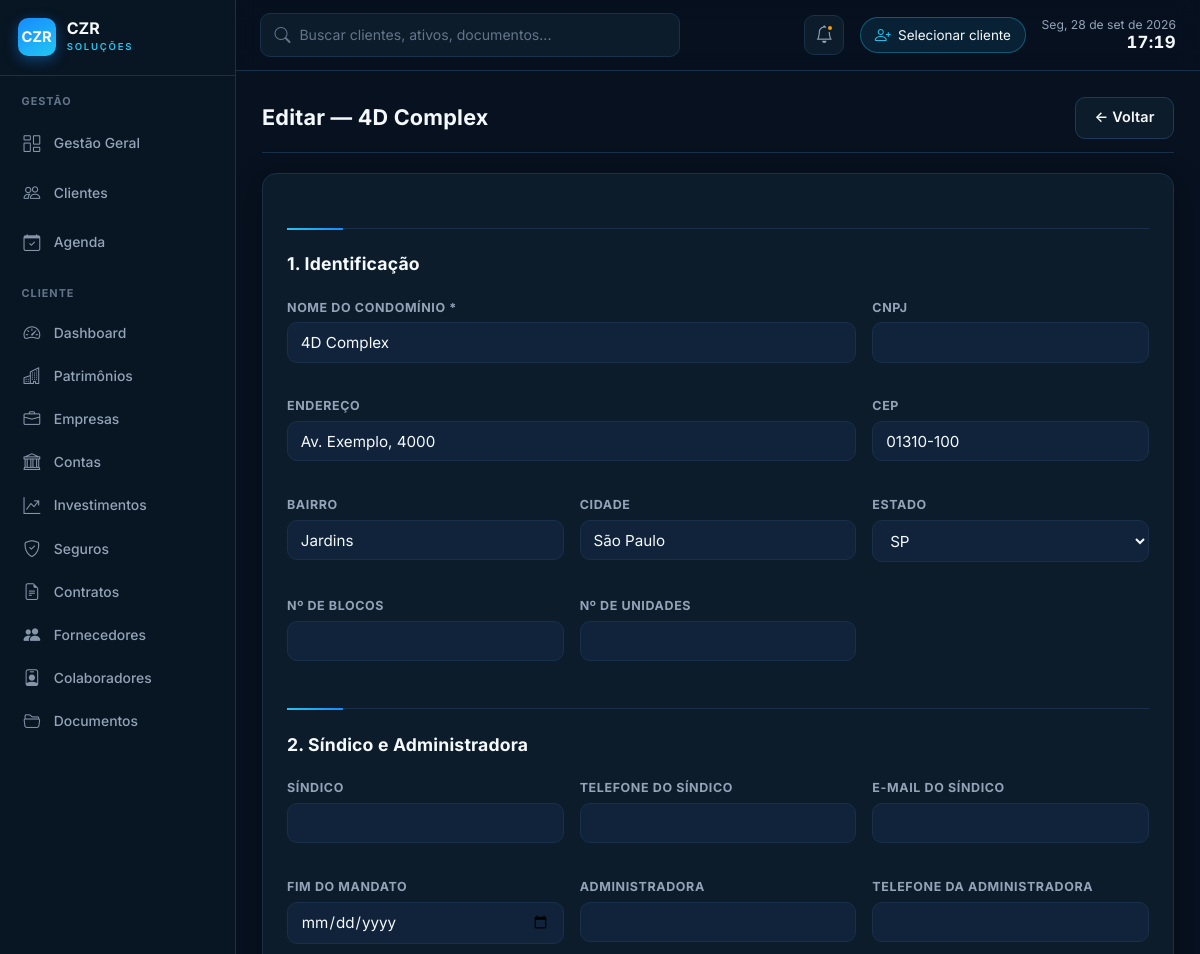
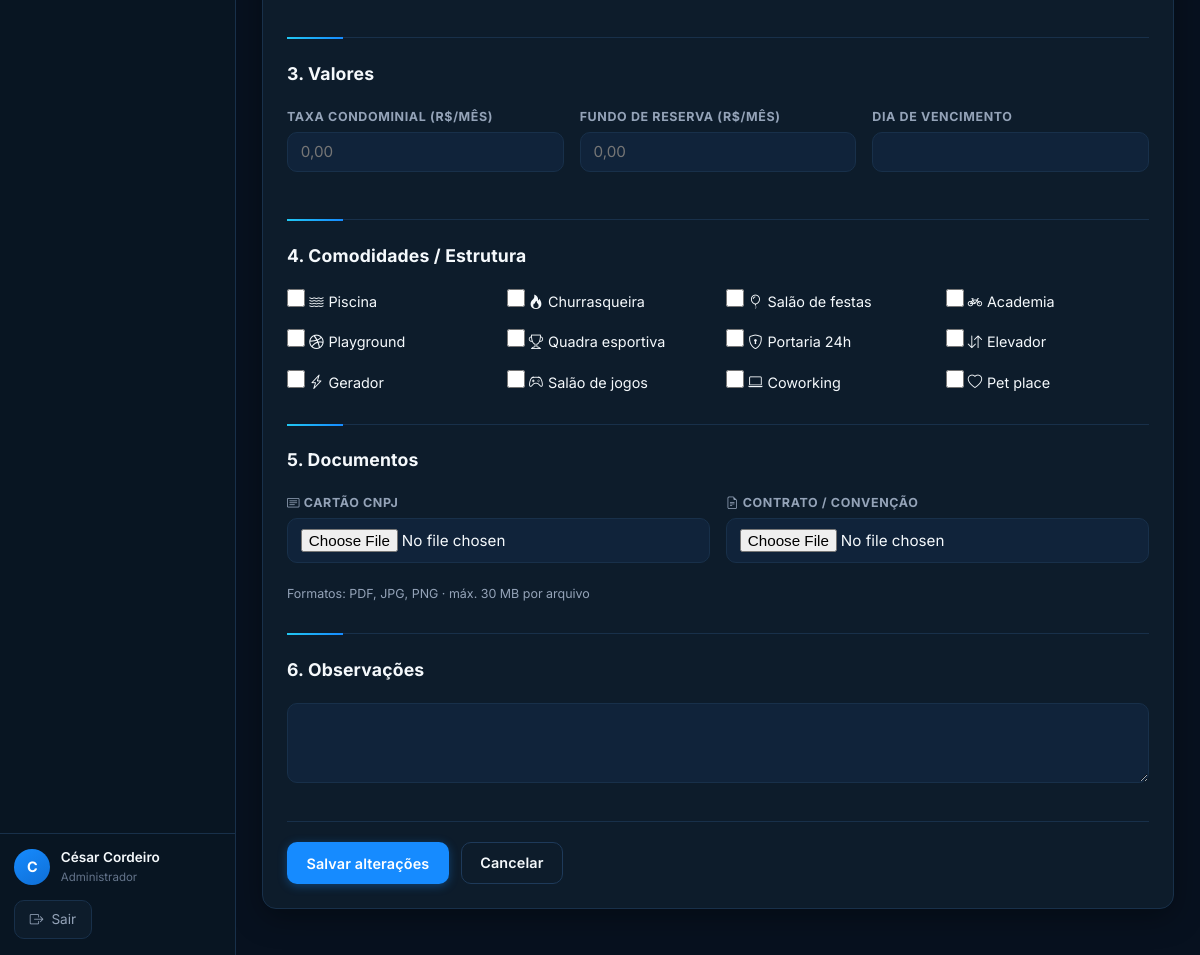
The page /condominios/editar?id=1&imovel_id=1 (signed in) on the database its author committed (2 pictures, top to bottom).
### tables this page shows
CREATE TABLE IF NOT EXISTS condominios (
  id              INT AUTO_INCREMENT PRIMARY KEY,
  nome            VARCHAR(200) NOT NULL,
  cnpj            VARCHAR(20)  NULL,
  endereco        VARCHAR(300) NULL,
  cep             VARCHAR(10)  NULL,
  bairro          VARCHAR(100) NULL,
  cidade          VARCHAR(100) NULL,
  estado          CHAR(2)      NULL,
  numero_blocos   INT          NULL,
  numero_unidades INT          NULL,
   
  sindico_nome            VARCHAR(150) NULL,
  sindico_telefone        VARCHAR(30)  NULL,
  sindico_email           VARCHAR(150) NULL,
  mandato_fim             DATE         NULL,
  administradora          VARCHAR(150) NULL,
  administradora_telefone VARCHAR(30)  NULL,
   
  valor_taxa          DECIMAL(10,2) NULL,
  valor_fundo_reserva DECIMAL(10,2) NULL,
  dia_vencimento      INT           NULL,
   
  tem_piscina       TINYINT(1) NOT NULL DEFAULT 0,
  tem_churrasqueira TINYINT(1) NOT NULL DEFAULT 0,
  tem_salao_festas  TINYINT(1) NOT NULL DEFAULT 0,
  tem_academia      TINYINT(1) NOT NULL DEFAULT 0,
  tem_playground    TINYINT(1) NOT NULL DEFAULT 0,
  tem_quadra        TINYINT(1) NOT NULL DEFAULT 0,
  tem_portaria_24h  TINYINT(1) NOT NULL DEFAULT 0,
  tem_elevador      TINYINT(1) NOT NULL DEFAULT 0,
  tem_gerador       TINYINT(1) NOT NULL DEFAULT 0,
  tem_salao_jogos   TINYINT(1) NOT NULL DEFAULT 0,
  tem_coworking     TINYINT(1) NOT NULL DEFAULT 0,
  tem_pet           TINYINT(1) NOT NULL DEFAULT 0,
  observacoes       TEXT NULL,
  criado_em         DATETIME NOT NULL DEFAULT CURRENT_TIMESTAMP
);

### app/Core/View.php (called while the page is built, shortened)
<?php
class View
{
    public static function render(string $view, array $data = []): void
    {
        $file = APP_PATH . '/Views/' . $view . '.php';
        extract($data, EXTR_SKIP);
        require $file;
    }
}

### app/Core/Controller.php (called while the page is built, shortened)
<?php
abstract class Controller
{
    protected function view(string $view, array $data = []): void
    {
        View::render($view, $data);
    }
}

### app/Controllers/CondominiosController.php (called while the page is built, shortened)
<?php
class CondominiosController extends Controller
{
    public function editar(): void
    {
        $id = (int) ($_GET['id'] ?? 0);
        $imovel_id = (int) ($_GET['imovel_id'] ?? $_POST['imovel_id'] ?? 0);
        $co = Condominio::buscar($id);
        $d = $_SERVER['REQUEST_METHOD'] === 'POST' ? $_POST : $co;
        $this->view('condominios/editar', compact('co', 'id', 'imovel_id', 'erro', 'd', 'docs'));
    }
}

### app/Core/Router.php (called while the page is built, shortened)
<?php
class Router
{
    private array $routes = ['GET' => [], 'POST' => []];
    public function get(string $path, array $handler): void
    {
        $this->routes['GET'][trim($path, '/')] = $handler;
    }
    public function post(string $path, array $handler): void
    {
        $this->routes['POST'][trim($path, '/')] = $handler;
    }
    public function dispatch(string $url, string $method): void
    {
        $url    = trim($url, '/');
        $method = strtoupper($method) === 'POST' ? 'POST' : 'GET';
        $handler = $this->routes[$method][$url] ?? null;
        [$class, $action] = $handler;
        (new $class())->$action();
    }
}

### index.php (called while the page is built, shortened)
<?php
require_once __DIR__ . '/app/bootstrap.php';
$router = new Router();
$router->dispatch($_GET['url'] ?? '', $_SERVER['REQUEST_METHOD']);

### app/bootstrap.php (called while the page is built, shortened)
<?php
spl_autoload_register(function (string $class): void {
    foreach (['Core', 'Controllers', 'Models'] as $dir) {
        $file = APP_PATH . '/' . $dir . '/' . $class . '.php';
        if (is_file($file)) {
            return;
        }
    }
});

### includes/db.php (called while the page is built, shortened)
<?php
function db(): PDO
{
    static $pdo = null;
    if ($pdo === null) {
        $host    = Env::get('DB_HOST', '127.0.0.1');
        $name    = Env::get('DB_NAME', 'gestao_patrimonial');
        $user    = Env::get('DB_USER', 'root');
        $pass    = Env::get('DB_PASS', '');
        $charset = Env::get('DB_CHARSET', 'utf8mb4');
        $dsn = "mysql:host={$host};dbname={$name};charset={$charset}";
        $pdo = new PDO($dsn, $user, $pass, [
            PDO::ATTR_ERRMODE            => PDO::ERRMODE_EXCEPTION,
            PDO::ATTR_DEFAULT_FETCH_MODE => PDO::FETCH_ASSOC,
            PDO::ATTR_EMULATE_PREPARES   => false,
        ]);
    }
    return $pdo;
}

### app/Models/Condominio.php (called while the page is built, shortened)
<?php
class Condominio
{
    public static function buscar(int $id): ?array
    {
        $s = db()->prepare('SELECT * FROM condominios WHERE id = ?');
        $s->execute([$id]);
        return $s->fetch() ?: null;
    }
}

### includes/functions.php (called while the page is built, shortened)
<?php
function base_url(string $path = ''): string {
    $base = defined('BASE_URL') ? BASE_URL : '/cezar/';
    return $base . ltrim($path, '/');
}
function h(string $str): string {
    return htmlspecialchars($str, ENT_QUOTES, 'UTF-8');
}

### app/Views/condominios/_campos.php (the view)
<?php
$estados = ['AC','AL','AP','AM','BA','CE','DF','ES','GO','MA','MT','MS','MG','PA','PB','PR','PE','PI','RJ','RN','RS','RO','RR','SC','SP','SE','TO'];
?>
<div class="form-secao"><div class="form-secao-titulo">1. Identificação</div></div>
<div class="form-grid form-grid-3">
  <div class="form-grupo" style="grid-column:span 2"><label>Nome do condomínio *</label><input type="text" name="nome" required value="<?= $val('nome') ?>"></div>
  <div class="form-grupo"><label>CNPJ</label><input type="text" name="cnpj" value="<?= $val('cnpj') ?>"></div>
  <div class="form-grupo" style="grid-column:span 2"><label>Endereço</label><input type="text" name="endereco" value="<?= $val('endereco') ?>"></div>
  <div class="form-grupo"><label>CEP</label><input type="text" name="cep" maxlength="9" value="<?= $val('cep') ?>"></div>
  <div class="form-grupo"><label>Bairro</label><input type="text" name="bairro" value="<?= $val('bairro') ?>"></div>
  <div class="form-grupo"><label>Cidade</label><input type="text" name="cidade" value="<?= $val('cidade') ?>"></div>
  <div class="form-grupo"><label>Estado</label><select name="estado"><option value="">—</option>
    <?php foreach ($estados as $uf): ?><option value="<?= $uf ?>" <?= (($d['estado']??'')===$uf)?'selected':'' ?>><?= $uf ?></option><?php endforeach; ?>
  </select></div>
  <div class="form-grupo"><label>Nº de blocos</label><input type="number" name="numero_blocos" min="0" value="<?= $val('numero_blocos') ?>"></div>
  <div class="form-grupo"><label>Nº de unidades</label><input type="number" name="numero_unidades" min="0" value="<?= $val('numero_unidades') ?>"></div>
</div>
<div class="form-secao"><div class="form-secao-titulo">2. Síndico e Administradora</div></div>
<div class="form-grid form-grid-3">
  <div class="form-grupo"><label>Síndico</label><input type="text" name="sindico_nome" value="<?= $val('sindico_nome') ?>"></div>
  <div class="form-grupo"><label>Telefone do síndico</label><input type="text" name="sindico_telefone" value="<?= $val('sindico_telefone') ?>"></div>
  <div class="form-grupo"><label>E-mail do síndico</label><input type="email" name="sindico_email" value="<?= $val('sindico_email') ?>"></div>
  <div class="form-grupo"><label>Fim do mandato</label><input type="date" name="mandato_fim" value="<?= $val('mandato_fim') ?>"></div>
  <div class="form-grupo"><label>Administradora</label><input type="text" name="administradora" value="<?= $val('administradora') ?>"></div>
  <div class="form-grupo"><label>Telefone da administradora</label><input type="text" name="administradora_telefone" value="<?= $val('administradora_telefone') ?>"></div>
</div>
<div class="form-secao"><div class="form-secao-titulo">3. Valores</div></div>
<div class="form-grid form-grid-3">
  <div class="form-grupo"><label>Taxa condominial (R$/mês)</label><input type="text" name="valor_taxa" placeholder="0,00" value="<?= $money('valor_taxa') ?>"></div>
  <div class="form-grupo"><label>Fundo de reserva (R$/mês)</label><input type="text" name="valor_fundo_reserva" placeholder="0,00" value="<?= $money('valor_fundo_reserva') ?>"></div>
  <div class="form-grupo"><label>Dia de vencimento</label><input type="number" name="dia_vencimento" min="1" max="31" value="<?= $val('dia_vencimento') ?>"></div>
</div>
<div class="form-secao"><div class="form-secao-titulo">4. Comodidades / Estrutura</div></div>
<div class="form-grid form-grid-4">
  <?php foreach (condominio_comodidades() as $col => [$lbl, $ic]): ?>
  <label class="form-grupo" style="flex-direction:row;align-items:center;gap:.5rem;cursor:pointer;margin:0">
    <input type="checkbox" name="<?= $col ?>" value="1" style="width:18px;height:18px;accent-color:#1a7a45" <?= !empty($d[$col])?'checked':'' ?>>
    <span style="font-size:.9rem"><i class="bi <?= $ic ?>" style="margin-right:.3rem;color:var(--cor-primaria)"></i><?= $lbl ?></span>
  </label>
  <?php endforeach; ?>
</div>

### app/Views/condominios/editar.php (shortened to what this page needs)
<?php
require APP_ROOT . '/includes/header.php';
$val   = fn($k) => h($d[$k] ?? '');
$money = fn($k) => $d[$k] ? number_format((float)$d[$k], 2, ',', '.') : '';
?>
<div class="container" style="max-width:960px">
  <div class="card-header" style="margin-bottom:1.25rem">
    <h2 class="card-titulo">Editar — <?= h($co['nome']) ?></h2>
    <a href="<?= $imovel_id ? base_url('imoveis/ficha?id='.$imovel_id) : base_url('imoveis') ?>" class="btn btn-secundario">← Voltar</a>
  </div>
  <div class="card">
    <form method="post" enctype="multipart/form-data">
      <?php require APP_PATH . '/Views/condominios/_campos.php'; ?>
      <div class="form-secao"><div class="form-secao-titulo">5. Documentos</div></div>
      <div class="form-grid form-grid-2">
        <div class="form-grupo"><label><i class="bi bi-card-text"></i> Cartão CNPJ <?= $docs ? '(enviar novo)' : '' ?></label><input type="file" name="cartao_cnpj" accept=".pdf,.jpg,.jpeg,.png"></div>
        <div class="form-grupo"><label><i class="bi bi-file-earmark-text"></i> Contrato / Convenção <?= $docs ? '(enviar novo)' : '' ?></label><input type="file" name="contrato_doc" accept=".pdf,.jpg,.jpeg,.png"></div>
      </div>
      <div style="font-size:.78rem;color:var(--cor-secundario);margin-top:.25rem">Formatos: PDF, JPG, PNG · máx. 30 MB por arquivo</div>
      <div class="form-secao"><div class="form-secao-titulo">6. Observações</div></div>
      <div class="form-grupo"><textarea name="observacoes" rows="3" style="width:100%"><?= $val('observacoes') ?></textarea></div>
      <div style="display:flex;gap:.75rem;margin-top:2rem;padding-top:1.25rem;border-top:1px solid var(--border)">
        <button type="submit" class="btn btn-primario">Salvar alterações</button>
        <a href="<?= $imovel_id ? base_url('imoveis/ficha?id='.$imovel_id) : base_url('imoveis') ?>" class="btn btn-secundario">Cancelar</a>
      </div>
    </form>
  </div>
</div>
<?php require APP_ROOT . '/includes/footer.php'; ?>

### assets/css/tokens.css (style rules this page uses)
:root { --primary: #168BFF; --primary-h: #0F6FD6; --secondary: #22C7F2; --secondary-h: #12A9D4; --bg: #07111F; --surface: #0D1C2B; --surface-2: #10233A; --sidebar: #081522; --success: #22C55E; --warning: #F59E0B; --danger: #EF4444; --neutral: #64748B; --purple: #A855F7; --text: #F5F9FC; --text-2: #94A3B8; --text-3: #64748B; --border: #18304A; --border-2: #1E3A5A; --fonte-titulo: 'Inter', -apple-system, BlinkMacSystemFont, 'Segoe UI', Roboto, sans-serif; --fonte-corpo: 'Inter', -apple-system, BlinkMacSystemFont, 'Segoe UI', Roboto, sans-serif; --raio: 14px; --raio-sm: 10px; --sombra: 0 8px 30px rgba(0,0,0,.35); --sombra-alta: 0 18px 48px rgba(0,0,0,.5); --preto: var(--sidebar); --preto-2: var(--surface); --grafite: var(--surface-2); --dourado: var(--primary); --dourado-claro: var(--secondary); --dourado-h: var(--primary-h); --marfim: var(--bg); --cor-primaria: var(--text); --cor-acento: var(--primary); --cor-acento-h: var(--primary-h); --cor-fundo: var(--bg); --cor-branco: var(--surface); --cor-borda: var(--border); --cor-texto: var(--text); --cor-secundario: var(--text-2); --cor-sucesso: var(--success); --cor-alerta: var(--warning); --cor-erro: var(--danger); --cor-tag-bg: var(--surface-2); --cor-tag-txt: var(--secondary); }

### assets/css/layout.css (style rules this page uses)
:root { --sidebar-w: 236px; }
.container { max-width: 1280px; margin: 0 auto; padding: 1.6rem 1.5rem; }
@media (min-width: 1024px) { body { padding-left: var(--sidebar-w); } }

### assets/css/style.css (style rules this page uses)
*, *::before, *::after { box-sizing: border-box; margin: 0; padding: 0; }
body { font-family: var(--fonte-corpo); background: var(--cor-fundo); color: var(--cor-texto); font-size: 15px; line-height: 1.55; -webkit-font-smoothing: antialiased; }
a { color: var(--cor-acento); text-decoration: none; }
h1, h2, h3 { font-family: var(--fonte-titulo); }
.card { background: var(--cor-branco); border: 1px solid var(--cor-borda); border-radius: var(--raio); box-shadow: var(--sombra); padding: 1.5rem; margin-bottom: 1.25rem; }
.card-header { display: flex; align-items: center; justify-content: space-between; margin-bottom: 1.25rem; padding-bottom: .85rem; border-bottom: 1px solid var(--cor-borda); }
.card-titulo { font-family: var(--fonte-titulo); font-size: 1.35rem; font-weight: 700; color: var(--cor-primaria); letter-spacing: .01em; }
.btn { display: inline-flex; align-items: center; gap: .4rem; padding: .55rem 1.15rem; border-radius: var(--raio-sm); border: 1px solid transparent; cursor: pointer; font-size: .9rem; font-weight: 600; font-family: var(--fonte-corpo); letter-spacing: .01em; transition: background .15s, box-shadow .15s, border-color .15s, transform .1s; text-decoration: none; }
.btn-primario { background: var(--primary); color: #fff; box-shadow: 0 2px 10px rgba(22,139,255,.35); }
.btn-secundario { background: var(--surface); color: var(--text); border-color: var(--border-2); }
.form-grupo { margin-bottom: 1.1rem; }
.form-grupo label { display: block; font-size: .78rem; font-weight: 700; color: var(--cor-secundario); margin-bottom: .35rem; text-transform: uppercase; letter-spacing: .05em; }
.form-grupo input, .form-grupo select, .form-grupo textarea { width: 100%; padding: .6rem .8rem; border: 1px solid var(--cor-borda); border-radius: var(--raio-sm); font-size: .95rem; font-family: var(--fonte-corpo); color: var(--cor-texto); background: var(--surface-2); transition: border-color .15s, box-shadow .15s, background .15s; }
.form-grupo textarea { resize: vertical; min-height: 80px; }
.form-grid { display: grid; gap: 1rem; }
.form-grid-2 { grid-template-columns: repeat(2, 1fr); }
.form-grid-3 { grid-template-columns: repeat(3, 1fr); }
.form-grid-4 { grid-template-columns: repeat(4, 1fr); }
.form-secao { border-top: 1px solid var(--cor-borda); margin: 1.85rem 0 1.25rem; padding-top: 1.35rem; position: relative; }
.form-secao::before { content: ''; position: absolute; top: -1px; left: 0; width: 56px; height: 2px; background: linear-gradient(90deg, var(--dourado-claro), var(--dourado)); }
.form-secao-titulo { font-family: var(--fonte-titulo); font-size: 1.1rem; font-weight: 700; color: var(--cor-primaria); margin-bottom: 1rem; letter-spacing: .01em; }
input[type="checkbox"], input[type="radio"] { accent-color: var(--primary); }

### rows shown on the page
condominios: nome "4D Complex", endereco "Av. Exemplo, 4000", cep "01310-100", bairro "Jardins", cidade "São Paulo", estado "SP"

### other values the page prints
$titulo "GESTÃO"
$rotulo "Gestão Geral"
$rotulo "Clientes"
$rotulo "Agenda"
$titulo "CLIENTE"
$rotulo "Dashboard"
$rotulo "Patrimônios"
$rotulo "Empresas"
$rotulo "Contas"
$rotulo "Investimentos"
$rotulo "Seguros"
$rotulo "Contratos"
$rotulo "Fornecedores"
$rotulo "Colaboradores"
$rotulo "Documentos"
